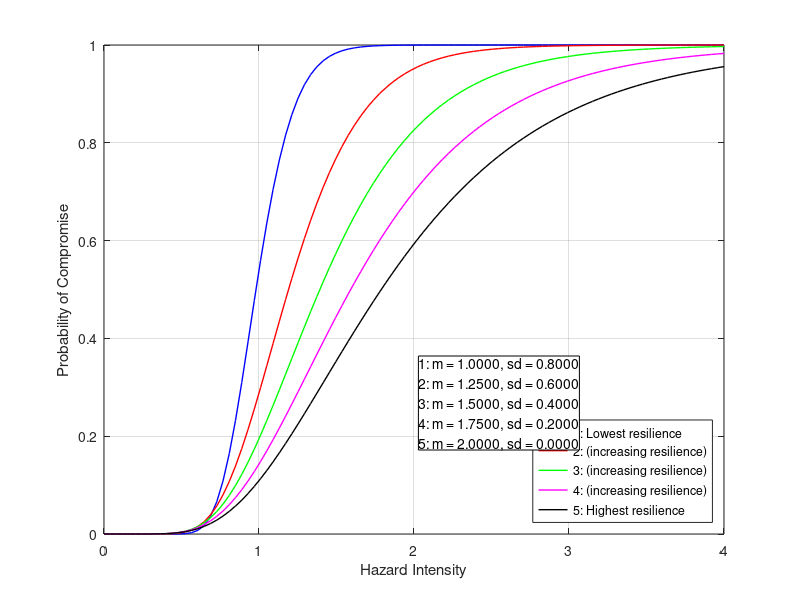

This figure's MATLAB source:
% Generate Fragility Curves using Log Normal Cumulative Distribution 
% Function from Mean and Standard Deviation Inputs

% Define desired figure size in pixels
plotWidth = 500;   % Width in pixels
plotHeight = 450;  % Height in pixels

m_norm_A = 1.0;     % Company A(high resilience) Normalised & scaled mean
s_norm_A = 0.2;     % Company A(high resilience) Normalised std deviation
m_norm_B = 1.25;    % Company B(moderate resilience) Normalised & scaled mean
s_norm_B = 0.4;     % Company B(moderate resilience) Normalised std deviation
m_norm_C = 1.5;     % Company C(low resilience) Normalised & scaled mean
s_norm_C = 0.6;     % Company C(low resilience) Normalised std deviation
m_norm_D = 1.75;    % Company D(slightly achieved CAF) Normalised & scaled mean
s_norm_D = 0.8;     % Company D Normalised std deviation
m_norm_E = 2.0;     % Company E(mostly achieved CAF) Normalised & scaled mean
s_norm_E = 1.0;     % Company E Normalised std deviation

% Convert mean and std to beta/theta for companies A, B, C, D and E
beta_A = sqrt(log(1 + (s_norm_A/m_norm_A)^2));
theta_A = m_norm_A * exp(-0.5 * beta_A^2);
beta_B = sqrt(log(1 + (s_norm_B/m_norm_B)^2));
theta_B = m_norm_B * exp(-0.5 * beta_B^2);
beta_C = sqrt(log(1 + (s_norm_C/m_norm_C)^2));
theta_C = m_norm_C * exp(-0.5 * beta_C^2);
beta_D = sqrt(log(1 + (s_norm_D/m_norm_D)^2));
theta_D = m_norm_D * exp(-0.5 * beta_D^2);
beta_E = sqrt(log(1 + (s_norm_E/m_norm_E)^2));
theta_E = m_norm_E * exp(-0.5 * beta_E^2);

% Define X
x = linspace(0, 4, 100); 

% Use normcdf to generate fragility curves
P_CompanyA = normcdf((log(x / theta_A)) / beta_A);
P_CompanyB = normcdf((log(x / theta_B)) / beta_B);
P_CompanyC = normcdf((log(x / theta_C)) / beta_C);
P_CompanyD = normcdf((log(x / theta_D)) / beta_D);
P_CompanyE = normcdf((log(x / theta_E)) / beta_E);

% Plot fragility Curves
figure('Color','w', 'Units','pixels', 'Position',[100 100 plotWidth plotHeight]);
plot(x, P_CompanyA, 'b-', 'LineWidth', 1); hold on; 
plot(x, P_CompanyB, 'r-', 'LineWidth', 1);         
plot(x, P_CompanyC, 'g-', 'LineWidth', 1);
plot(x, P_CompanyD, 'm-', 'LineWidth', 1);
plot(x, P_CompanyE, 'k-', 'LineWidth', 1);
xlabel('Hazard Intensity');
ylabel('Probability of Compromise');
set(gcf, 'Color', 'white');

% Main legend -
legend({ '1: Lowest resilience', ...
         '2: (increasing resilience)', ...
         '3: (increasing resilience)', ...
         '4: (increasing resilience)', ...
         '5: Highest resilience' }, ...
         'Location', 'southeast');

% Text box for mean and SD inputs
annotation_str = {...
    sprintf('1: m = %.4f, sd = %.4f', m_norm_A, 1-s_norm_A), ...
    sprintf('2: m = %.4f, sd = %.4f', m_norm_B, 1-s_norm_B), ...
    sprintf('3: m = %.4f, sd = %.4f', m_norm_C, 1-s_norm_C), ...
    sprintf('4: m = %.4f, sd = %.4f', m_norm_D, 1-s_norm_D), ...
    sprintf('5: m = %.4f, sd = %.4f', m_norm_E, 1-s_norm_E)};
annotation('textbox', [0.523, 0.25, 0.5, 0.3], 'String', annotation_str, ...
           'FitBoxToText', 'on', 'EdgeColor', 'black', ...
           'BackgroundColor', 'white');
grid on;
hold off;
saveas(gcf, 'img_chapter_5_4_effect_of_std_dev.png');
